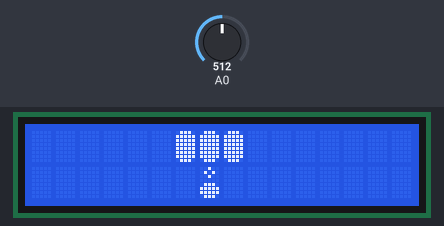
A sketch run on a simulated Arduino Uno, built with avr-gcc and run on an emulated ATmega328P. On the bench: 16×2 character LCD. The test bench sets the inputs (shaded band); at power-on: A0 = 512. Random numbers use the default seed unless the sketch sets one.

Above: at 1.25 s.
1.6 s: A0 set to 416
3.1 s: A0 set to 383
At 3.35 s:
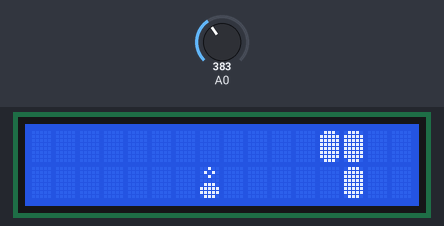
At 4.0 s:
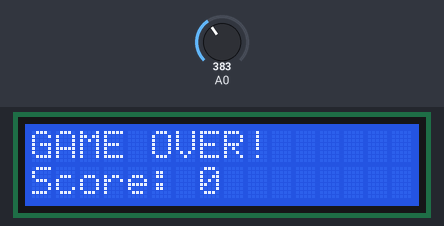
6.1 s: A0 set to 66
9.1 s: A0 set to 55
At 12.03 s:
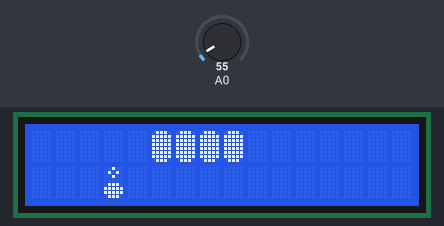
12.1 s: A0 set to 110
At 12.37 s:
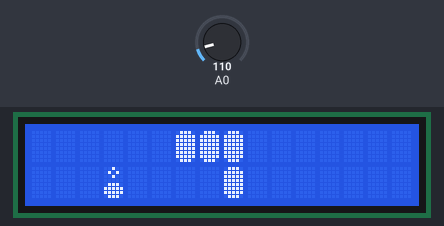
14.0 s: A0 set to 810
Timing chart, 0 to 17.0 s (numbered marks = the images above; inputs shaded):
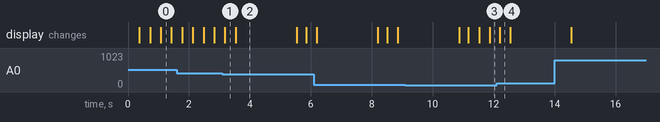

The sketch:

04_Snake_Game.ino
```cpp
#include <LiquidCrystal.h>

LiquidCrystal lcd(8, 9, 4, 5, 6, 7);

byte snakeBody[8] = {0x0E, 0x1F, 0x1F, 0x1F, 0x1F, 0x1F, 0x1F, 0x0E};
byte foodIcon[8]  = {0x04, 0x0A, 0x04, 0x00, 0x0E, 0x1F, 0x1F, 0x0E};

int snakeX[32], snakeY[32], length, dir, fX, fY;
int lastHDir = 0; // Guarda la última dirección horizontal
bool running = false;
unsigned long prevMillis = 0;
int speed = 350;

void setup() {
  lcd.begin(16, 2);
  lcd.createChar(0, snakeBody);
  lcd.createChar(1, foodIcon);
  showIntro("SNAKE MAKER");
}

void showIntro(String title) {
  lcd.clear();
  lcd.setCursor(2, 0); lcd.print(">> " + title + " <<");
  lcd.setCursor(0, 1); lcd.print("Press SELECT...");
  while(analogRead(0) > 800);
  delay(300); // Anti-rebote
  initGame();
}

void initGame() {
  length = 3;
  dir = 0;      // Inicia moviéndose a la derecha
  lastHDir = 0; // Memoria de movimiento horizontal
  for(int i=0; i<length; i++) { snakeX[i] = 5-i; snakeY[i] = 0; }
  spawnFood();
  running = true;
  speed = 350;
}

void spawnFood() {
  fX = random(0, 16); fY = random(0, 2);
}

void loop() {
  if(!running) return;

  int btn = analogRead(0);

  // Guardamos siempre hacia dónde íbamos horizontalmente
  if (dir == 0 || dir == 3) lastHDir = dir;

  // Lógica de botones
  if (btn < 60) { if (lastHDir != 3) dir = 0; }       // RIGHT
  else if (btn < 200) { dir = 1; }                    // UP
  else if (btn < 400) { dir = 2; }                    // DOWN
  else if (btn < 600) { if (lastHDir != 0) dir = 3; } // LEFT

  if(millis() - prevMillis > speed) {
    prevMillis = millis();

    int nextX = snakeX[0];
    int nextY = snakeY[0];

    // Lógica de Movimiento en Escalera
    if (dir == 0) nextX++;
    else if (dir == 3) nextX--;
    else if (dir == 1) {
      nextY--;
      dir = lastHDir; // Tras cambiar de carril, sigue hacia adelante
    }
    else if (dir == 2) {
      nextY++;
      dir = lastHDir; // Tras cambiar de carril, sigue hacia adelante
    }

    // Teleport en bordes
    if(nextX > 15) nextX = 0; else if(nextX < 0) nextX = 15;
    if(nextY > 1) nextY = 0; else if(nextY < 0) nextY = 1;

    // Colisión mejorada
    for(int i=0; i<length-1; i++) {
      if(nextX == snakeX[i] && nextY == snakeY[i]) {
        gameOver(); return;
      }
    }

    // Comer
    if(nextX == fX && nextY == fY) {
      length++;
      speed = max(100, speed - 15);
      spawnFood();
    }

    // Desplazar cuerpo
    for(int i = length-1; i > 0; i--) {
      snakeX[i] = snakeX[i-1];
      snakeY[i] = snakeY[i-1];
    }
    snakeX[0] = nextX; snakeY[0] = nextY;

    draw();
  }
}

void draw() {
  lcd.clear();
  lcd.setCursor(fX, fY); lcd.write(byte(1));
  for(int i=0; i<length; i++) {
    lcd.setCursor(snakeX[i], snakeY[i]);
    lcd.write(byte(0));
  }
}

void gameOver() {
  running = false;
  lcd.clear();
  lcd.print("GAME OVER!");
  lcd.setCursor(0,1);
  lcd.print("Score: "); lcd.print(length-3);
  delay(2000);
  showIntro("REINTENTAR?");
}
```

Measured:
- the behaviour switches between 400 and 399 on A0 (found by bisection; images 0 and 1)
- the behaviour switches between 60 and 59 on A0 (found by bisection; images 2 and 3)
- what the display in image 2 shows lasts 2.0 s, from 3.5 s to 5.5 s
